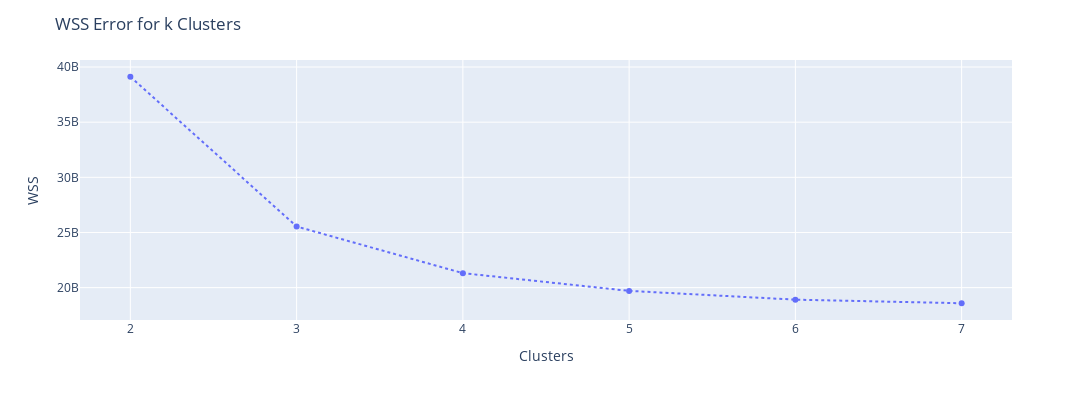

This figure's notebook cell:
### Markdown cell above
## 7.1. Within-Cluster Sum of Square <a id='within_cluster'></a>

### Code cell
wss = []

for k in clusters:
    # model definition
    kmeans = KMeans(init = 'random', n_clusters = k, n_init = 10, max_iter = 300, random_state = 42)
    
    # model training
    kmeans.fit(X)
    
    # validation
    wss.append(kmeans.inertia_)
    
# plot wss - Elbow Method
fig = px.line(x=clusters, y=wss, markers = True, width=1200, height=400)
fig.update_layout(title='WSS Error for k Clusters',
                  xaxis_title="Clusters",
                  yaxis_title="WSS")
fig.update_traces(patch={"line": {"dash": 'dot'}}) 
fig.show()

### Figure 1 — Plotly figure (JSON) as saved in the notebook; plotly's stock layout.template omitted (floating-point values rounded to 4 significant figures)
{"data": [{"hovertemplate": "x=%{x}<br>y=%{y}<extra></extra>", "legendgroup": "", "line": {"color": "#636efa", "dash": "dot"}, "marker": {"symbol": "circle"}, "mode": "lines+markers", "name": "", "orientation": "v", "showlegend": false, "type": "scatter", "x": [2, 3, 4, 5, 6, 7], "xaxis": "x", "y": [39120000000.0, 25540000000.0, 21310000000.0, 19710000000.0, 18910000000.0, 18580000000.0], "yaxis": "y"}], "layout": {"height": 400, "legend": {"tracegroupgap": 0}, "margin": {"t": 60}, "title": {"text": "WSS Error for k Clusters"}, "width": 1200, "xaxis": {"anchor": "y", "autorange": true, "domain": [0, 1], "range": [1.7, 7.3], "title": {"text": "Clusters"}, "type": "linear"}, "yaxis": {"anchor": "x", "autorange": true, "domain": [0, 1], "range": [17070000000.0, 40640000000.0], "title": {"text": "WSS"}, "type": "linear"}}}
